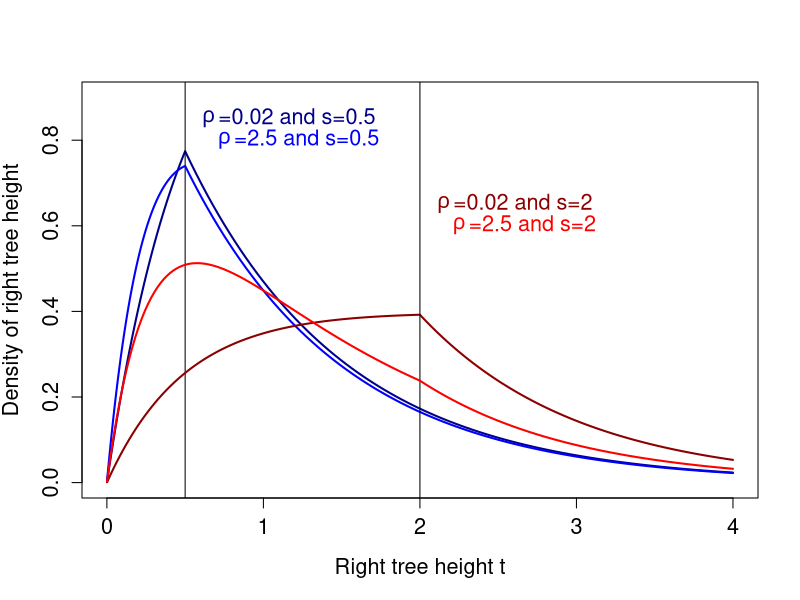

Source code (R):
##---------------------------------------------------
## Simonsen-Churchill model: Density of right tree height
## Lemma 2, equation (5) in Hobolth and Jensen (2014)
##---------------------------------------------------
## Need expm package: install.packages("expm")
library("expm")
##--------------------------------------------------------
##----------- Simonsen-Churchill rate matrix -------------
##--------------------------------------------------------
## Name: ARGRateM
## Input: rho: recombination rate
## Output: 8x8 Simonsen-Churchill rate matrix
## Comments: This is the rate matrix in Fig 1a in
##           Hobolth and Jensen (2014, TPB)
##--------------------------------------------------------
ARGRateM <- function(rho){
  RateM <-
    matrix(c(0,rho,0,0,0,0,0,1,
             1,0,rho/2,1,1,0,0,0,             
             0,4,0,0,0,1,1,0,
             0,0,0,0,0,rho/2,0,1,
             0,0,0,0,0,0,rho/2,1,
             0,0,0,2,0,0,0,1,
             0,0,0,0,2,0,0,1,
             0,0,0,0,0,0,0,1,
             0,0,0,0,0,0,0,0),nrow=8,ncol=8,byrow=TRUE)
  ## Get diagonals right
  for (rw in 1:8){
    RateM[rw,rw] <- -sum(RateM[rw,])
  }
  return(RateM)
}
## Example
rho <- 0.1 ; ARGRateMat <- ARGRateM(rho)
##--------------------------------------------------------
## Name: ARGTrns
## Purpose: Transition density for ARG
##          Density for new tree conditional on recombination
##          and left tree height
## Input: rho: recombination rate
##        Value of fixed left site tree: s
##        Values of right site coalescent smaller and
##        larger than s: t.sml and t.lrg
## Output: List:
##         Densities q.sml and q.lrg corresponding to t.sml and t.lrg
## Comments: This is eq (5) in Hobolth and Jensen (2014, TPB)
##--------------------------------------------------------
ARGTrns <- function(rho,s,t.sml,t.lrg){
  ARGRateMat <- ARGRateM(rho)
  ## s<t
  expm.s <- expm(ARGRateMat*s)
  q.lrg <- exp(-(t.lrg-s))*(expm.s[1,2]+expm.s[1,3])/
    (expm.s[1,2]+expm.s[1,3]+expm.s[1,4]+expm.s[1,6])
  ## s>t
  n <- length(t.sml)
  denom <- rep(0,n)
  for (i in 1:n){
    expm.t <- expm(ARGRateMat*t.sml[i])
    denom[i] <- expm.t[1,2]+expm.t[1,3]
  }
  q.sml <- exp(-(s-t.sml))*denom/
    (expm.s[1,2]+expm.s[1,3]+expm.s[1,4]+expm.s[1,6])
  ## Prepare output
  out <- list()
  out$q.lrg <- q.lrg
  out$q.sml <- q.sml
  return(out)
}
## Reproduce ARG part of Figure 5 in Hobolth and Jensen (2014, TPB)
s <- 0.5 ; n <- 100
t.sml <- seq(from=0.001,to=s,length=n)
t.lrg <- seq(from=s,to=4.0,length=n)
rho <- 0.02
ARGdns <- ARGTrns(rho,s,t.sml,t.lrg)
#pdf("NewTreeHeight.pdf",width=8.0,height=8.0)
plot(c(t.sml,t.lrg),c(ARGdns$q.sml,ARGdns$q.lrg),
     ylim = c(0,0.9),cex.axis=1.3,cex.lab=1.3,
     type="l",lwd=2,col="darkblue",
     xlab="Right tree height t",
     ylab="Density of right tree height")
abline(v=s,col="black")
text(0.65,0.85,expression(rho),cex=1.3,col="darkblue")
text(0.65,0.85,pos=4,"=0.02 and s=0.5",cex=1.3,col="darkblue")
#rho1 <- 0.2 ; ARGdns <- ARGTrns(rho1,s,t.sml,t.lrg)
#points(c(t.sml,t.lrg),c(ARGdns$q.sml,ARGdns$q.lrg),
#       type="l",lwd=2,col="darkblue")
#rho2 <- 0.5 ; ARGdns <- ARGTrns(rho2,s,t.sml,t.lrg)
#points(c(t.sml,t.lrg),c(ARGdns$q.sml,ARGdns$q.lrg),
#       type="l",lwd=2,col="blue")
rho3 <- 2.5 ; ARGdns <- ARGTrns(rho3,s,t.sml,t.lrg)
points(c(t.sml,t.lrg),c(ARGdns$q.sml,ARGdns$q.lrg),
       type="l",lwd=2,col="blue")
text(0.75,0.8,expression(rho),cex=1.3,col="blue")
text(0.75,0.8,pos=4,"=2.5 and s=0.5",cex=1.3,col="blue")
s <- 2 ; n <- 100
t.sml <- seq(from=0.001,to=s,length=n)
t.lrg <- seq(from=s,to=4.0,length=n)
rho <- 0.02
ARGdns <- ARGTrns(rho,s,t.sml,t.lrg)
points(c(t.sml,t.lrg),c(ARGdns$q.sml,ARGdns$q.lrg),
       type="l",lwd=2,col="darkred")
abline(v=s,col="black")
#rho1 <- 0.2 ; ARGdns <- ARGTrns(rho1,s,t.sml,t.lrg)
#points(c(t.sml,t.lrg),c(ARGdns$q.sml,ARGdns$q.lrg),
#       type="l",lwd=2,col="darkblue")
#rho2 <- 0.5 ; ARGdns <- ARGTrns(rho2,s,t.sml,t.lrg)
#points(c(t.sml,t.lrg),c(ARGdns$q.sml,ARGdns$q.lrg),
#       type="l",lwd=2,col="blue")
rho3 <- 2.5 ; ARGdns <- ARGTrns(rho3,s,t.sml,t.lrg)
points(c(t.sml,t.lrg),c(ARGdns$q.sml,ARGdns$q.lrg),
       type="l",lwd=2,col="red")
text(2.15,0.65,expression(rho),cex=1.3,col="darkred")
text(2.15,0.65,pos=4,"=0.02 and s=2",cex=1.3,col="darkred")
text(2.25,0.6,expression(rho),cex=1.3,col="red")
text(2.25,0.6,pos=4,"=2.5 and s=2",cex=1.3,col="red")
#dev.off()
